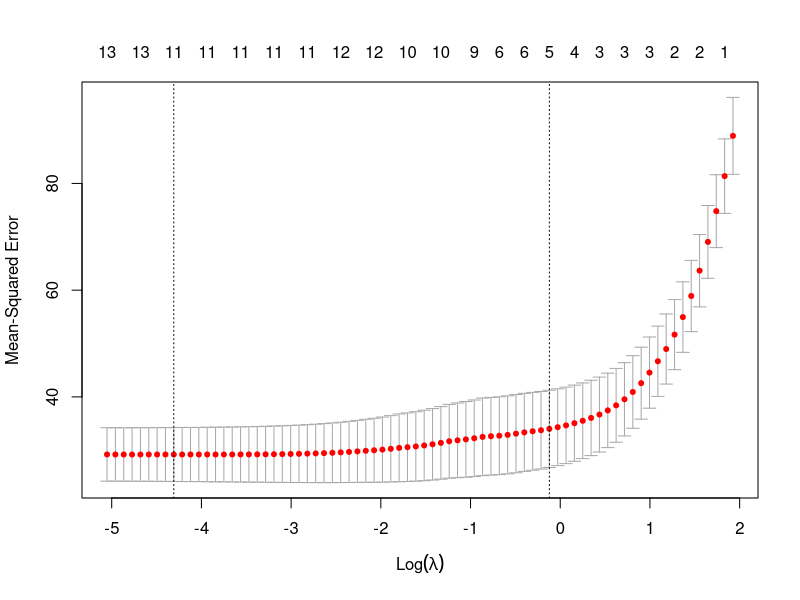

This figure's R source:
## ---- chunk 1
knitr::opts_chunk$set(echo = TRUE)
## ---- chunk 2
library(MASS)
# Boston
data_Boston = Boston

## ---- chunk 3
# Drop missing observations first
data_Boston = data_Boston[complete.cases(data_Boston), ]
# make X matrix
X = model.matrix(medv ~ ., data_Boston)[, -1] # -1 to remove the intercept, glmnet automatically includes one
y = data_Boston$medv
head(X)
## ---- chunk 4
library(glmnet)
## ---- chunk 5
ridge = glmnet(X, y, alpha = 0)
## ---- chunk 6
ridge$lambda[ c(length(ridge$lambda), length(ridge$lambda)/2, 1) ]
## ---- chunk 7
coef(ridge,
    s = ridge$lambda[ c(length(ridge$lambda), length(ridge$lambda)/2, 1) ])

## ---- chunk 8
ridge2 = glmnet(X, y, alpha = 0, lambda = 15.405)
coef(ridge2)

## ---- chunk 9
lasso = glmnet(X, y, alpha = 1, lambda = 15.405)
coef(lasso)

## ---- chunk 10
train = sample(1:nrow(data_Boston), size = nrow(data_Boston)*70/100)
lasso_train = glmnet(X[train, ], y[train], alpha = 1, lambda = 15.405)

## ---- chunk 11
prediction = predict(lasso_train, newx = X[-train, ])
actual = y[-train]

MSE = mean((prediction - actual)^2)
MSE

## ---- chunk 12
set.seed(101)
cvlasso = cv.glmnet(x = X[train, ], y = y[train], alpha = 1)
## ---- chunk 13
cvlasso$lambda.min
## ---- chunk 14
coef(cvlasso, s = 'lambda.min')
coef(cvlasso) # See coef.cv.glmnet
## ---- chunk 15
set.seed(200)
lasso_train_cv = glmnet(X[train, ], y[train], alpha = 1, lambda = cvlasso$lambda.min)
mean((predict(lasso_train_cv, newx = X[-train, ]) - y[-train])^2)

coef(lasso_train_cv)

## ---- chunk 16
plot(cvlasso) 


